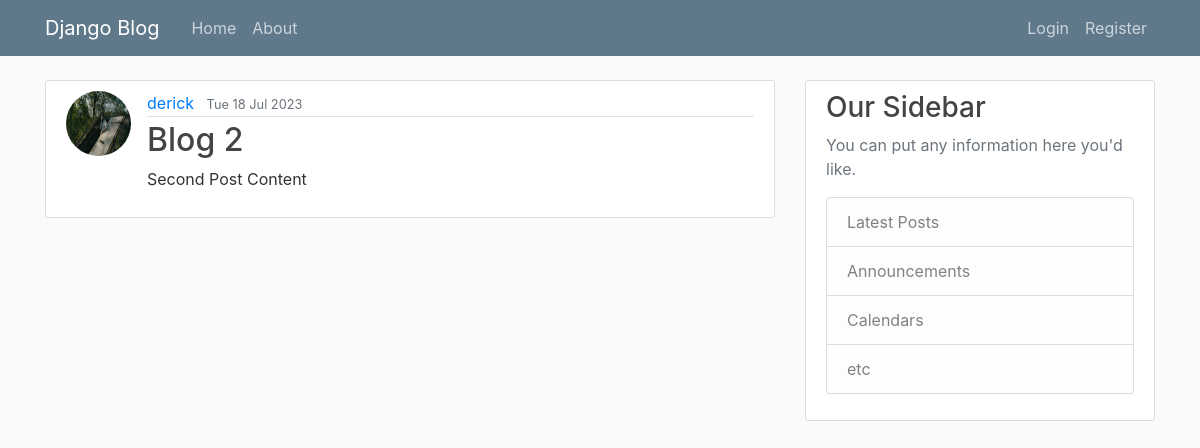
The app's page /post/2/ with its own data.
### blog/models.py (models this page shows, shortened)
class Post(models.Model):
    title = models.CharField(max_length=100)
    content = models.TextField()
    date_posted = models.DateTimeField(default=timezone.now)
    author = models.ForeignKey(User, on_delete=models.CASCADE)

### users/models.py (models this page shows, shortened)
class Profile(models.Model):
    user = models.OneToOneField(User,on_delete=models.CASCADE)
    image = models.ImageField( upload_to='profile_pic', default= 'default.png')

### blog/views.py (the view)
# urls.py: path('post/<int:pk>/', views.PostDetailView.as_view(), name = 'post-detail'),
class PostDetailView(DetailView):
    model = Post

### blog/templates/blog/post_detail.html (shortened to what this page needs)
{% extends 'blog/base.html' %}
{% block content %}
<body>
    <article class="media content-section">
      <img class= 'rounded-circle article-img' src="{{object.author.profile.image.url}}" />
        <div class="media-body">
          <div class="article-metadata">
            <a class="mr-2" href="#">{{ object.author }}</a>
            <small class="text-muted">{{ object.date_posted|date:"D d M Y"}}</small>
          </div>
          <h2 class="article-title"> {{ object.title }} </h2>
          <p class="article-content">{{ object.content }}</p>
        </div>
      </article>
</body>
{% endblock content %}

### blog/static/blog/main.css (style rules this page uses)
body { background: #fafafa; color: #333333; margin-top: 5rem; }
h1, h2, h3, h4, h5, h6 { color: #444444; }
.content-section { background: #ffffff; padding: 10px 20px; border: 1px solid #dddddd; border-radius: 3px; margin-bottom: 20px; }
.article-title { color: #444444; }
.article-content { white-space: pre-line; }
.article-img { height: 65px; width: 65px; margin-right: 16px; }
.article-metadata { padding-bottom: 1px; margin-bottom: 4px; border-bottom: 1px solid #e3e3e3 }

### records on screen
Post: author.profile.image (picture), author "derick", date_posted "Tue 18 Jul 2023", title "Blog 2", content "Second Post Content"
